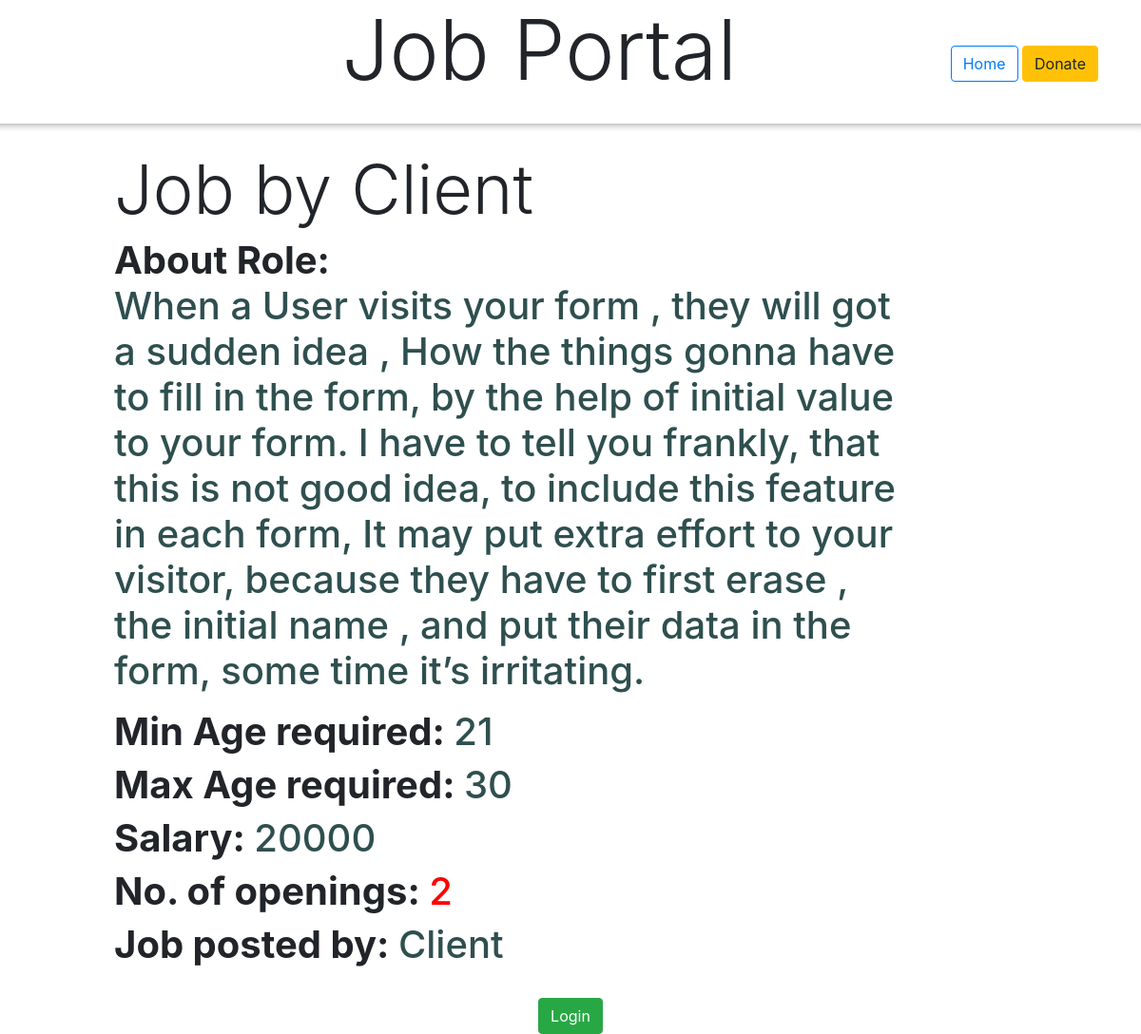
The page /jobdetails/6/ on the database its author committed.
### job/models.py (models this page shows, shortened)
class Job(models.Model):
    job_name = models.CharField(max_length = 100, verbose_name= "Job Name")
    job_desc =  models.TextField(verbose_name="Job Description")
    min_age =  models.IntegerField(verbose_name="Minimum Age")
    max_age =  models.IntegerField(verbose_name="Maximum Age")
    salary =  models.IntegerField(verbose_name="Salary")
    n_openings =  models.IntegerField(verbose_name="Number of Openings")
    creator =  models.ForeignKey(User, on_delete=models.CASCADE, verbose_name="Client")

### candidates/views.py (the view)
# urls.py: path("jobdetails/<int:pk_pass>/", JobDetails.as_view(), name='jobdetails'),
class  JobDetails(generic.CreateView):
    template_name = 'candidates/jobdetails.html'
    form_class = JobApplyForm
    def get(self, request,pk_pass):
        jobs = Job.objects.get(id=pk_pass)
        args = { 'jobs': jobs}
        return render(request, self.template_name, args)

### candidates/templates/candidates/jobdetails.html (shortened to what this page needs)
<!DOCTYPE html>
<html lang="en" dir="ltr">
  <head>
  </head>
  <body>
    {% extends 'base.html' %}
    {% block content%}
      <div style="padding-left: 10%; padding-right: 20%;" class="">
        <h1 class="display-3">{{jobs.job_name}}</h1>
        <h1><span style="font-weight: bold;">About Role: </span><p style="color:darkslategray;">{{jobs.job_desc}}</p></h1>
        <h1><span style="font-weight: bold;">Min Age required: </span><span style="color:darkslategray">{{jobs.min_age}}</span></h1>
        <h1><span style="font-weight: bold;">Max Age required: </span><span style="color: darkslategray">{{jobs.max_age}}</span></h1>
        <h1><span style="font-weight: bold;">Salary: </span><span style="color:darkslategray">{{jobs.salary}}</span></h1>
        <h1><span style="font-weight: bold;">No. of openings: </span><span style="color: red;">{{jobs.n_openings}}</span></h1>
        <h1><span style="font-weight: bold;">Job posted by: </span><span style="color:darkslategray">{{jobs.creator}}</span></h1>
      </div><br>
      <div style="" class="padding">
        {% if user.is_authenticated %}
        <a href="{% url 'jobapply'  jobs.id %}"><button class="btn btn-success">Apply</button> </a>
        {%else%}
        <a href="{%url 'dashboard'%}"><button class="btn btn-success">Login</button></a>
        {% endif %}
      </div>
    {% endblock%}

### portal/templates/base.html (style rules this page uses)
.padding { text-align: center; }

### rows shown on the page
Job: job_name "Job by Client", job_desc "When a User visits your form , they will got a sudden idea , How the things gonna have to fill in the form, by the help of initial value to your form. I have to tell you frankly, that this is not good idea, to include this feature in each form, It may put extra effort to your visitor, because they have to first erase , the initial name , and put their data in the form, some time it’s irritating.", min_age "21", max_age "30", salary "20000", n_openings "2", creator "Client"
